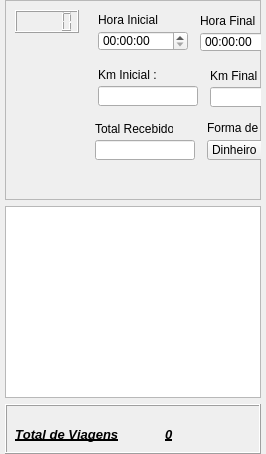
      <widget class="QWidget" name="tab_2">
       <attribute name="title">
        <string>Detalhamento de viagens</string>
       </attribute>
       <layout class="QVBoxLayout" name="verticalLayout_17">
        <property name="leftMargin">
         <number>5</number>
        </property>
        <property name="topMargin">
         <number>0</number>
        </property>
        <property name="rightMargin">
         <number>5</number>
        </property>
        <property name="bottomMargin">
         <number>0</number>
        </property>
        <item>
         <widget class="QFrame" name="frm_widger_entrega">
          <property name="minimumSize">
           <size>
            <width>0</width>
            <height>200</height>
           </size>
          </property>
          <property name="frameShape">
           <enum>QFrame::StyledPanel</enum>
          </property>
          <property name="frameShadow">
           <enum>QFrame::Raised</enum>
          </property>
          <widget class="QLCDNumber" name="lcdNumber">
           <property name="geometry">
            <rect>
             <x>10</x>
             <y>10</y>
             <width>64</width>
             <height>23</height>
            </rect>
           </property>
          </widget>
          <widget class="QWidget" name="layoutWidget">
           <property name="geometry">
            <rect>
             <x>450</x>
             <y>10</y>
             <width>310</width>
             <height>123</height>
            </rect>
           </property>
           <layout class="QHBoxLayout" name="horizontalLayout_12">
            <item>
             <layout class="QVBoxLayout" name="verticalLayout_25">
              <item>
               <widget class="QLabel" name="label_23">
                <property name="maximumSize">
                 <size>
                  <width>16777215</width>
                  <height>28</height>
                 </size>
                </property>
                <property name="text">
                 <string>Observações</string>
                </property>
                <property name="buddy">
                 <cstring>lanc_entrega_plain_obs</cstring>
                </property>
               </widget>
              </item>
              <item>
               <widget class="QPlainTextEdit" name="lanc_entrega_plain_obs">
                <property name="maximumSize">
                 <size>
                  <width>256</width>
                  <height>100</height>
                 </size>
                </property>
               </widget>
              </item>
             </layout>
            </item>
            <item>
             <layout class="QVBoxLayout" name="verticalLayout_31">
              <item>
               <widget class="QPushButton" name="lanc_entrega_bnt_add">
                <property name="toolTip">
                 <string>&lt;html&gt;&lt;head/&gt;&lt;body&gt;&lt;p&gt;Adicionar Entrega&lt;/p&gt;&lt;p&gt;&lt;br/&gt;&lt;/p&gt;&lt;/body&gt;&lt;/html&gt;</string>
                </property>
                <property name="text">
                 <string/>
                </property>
                <property name="icon">
                 <iconset resource="../../My-Finance-QtDesigner/src/resources/icons.qrc">
                  <normaloff>:/icons/adicionar.png</normaloff>:/icons/adicionar.png</iconset>
                </property>
                <property name="iconSize">
                 <size>
                  <width>30</width>
                  <height>30</height>
                 </size>
                </property>
                <property name="flat">
                 <bool>true</bool>
                </property>
               </widget>
              </item>
              <item>
               <widget class="QPushButton" name="lanc_entrega_bnt_delete">
                <property name="toolTip">
                 <string>&lt;html&gt;&lt;head/&gt;&lt;body&gt;&lt;p&gt;Excluir Entregas.&lt;/p&gt;&lt;/body&gt;&lt;/html&gt;</string>
                </property>
                <property name="text">
                 <string/>
                </property>
                <property name="icon">
                 <iconset resource="../../My-Finance-QtDesigner/src/resources/icons.qrc">
                  <normaloff>:/icons/excluir.png</normaloff>:/icons/excluir.png</iconset>
                </property>
                <property name="iconSize">
                 <size>
                  <width>30</width>
                  <height>30</height>
                 </size>
                </property>
                <property name="flat">
                 <bool>true</bool>
                </property>
               </widget>
              </item>
             </layout>
            </item>
           </layout>
          </widget>
          <widget class="QComboBox" name="lanc_entrega_combobox_tp_pagamento">
           <property name="geometry">
            <rect>
             <x>202</x>
             <y>140</y>
             <width>200</width>
             <height>20</height>
            </rect>
           </property>
           <property name="minimumSize">
            <size>
             <width>200</width>
             <height>20</height>
            </size>
           </property>
           <item>
            <property name="text">
             <string>Dinheiro</string>
            </property>
           </item>
           <item>
            <property name="text">
             <string>Crédito</string>
            </property>
           </item>
           <item>
            <property name="text">
             <string>Débito</string>
            </property>
           </item>
           <item>
            <property name="text">
             <string>Pix</string>
            </property>
           </item>
           <item>
            <property name="text">
             <string>Aplicativo</string>
            </property>
           </item>
           <item>
            <property name="text">
             <string>Pendente de Pagamento</string>
            </property>
           </item>
           <item>
            <property name="text">
             <string>Outros</string>
            </property>
           </item>
          </widget>
          <widget class="QLabel" name="label_13">
           <property name="geometry">
            <rect>
             <x>202</x>
             <y>120</y>
             <width>191</width>
             <height>16</height>
            </rect>
           </property>
           <property name="text">
            <string>Forma de Pagamento :</string>
           </property>
           <property name="buddy">
            <cstring>lanc_entrega_combobox_tp_pagamento</cstring>
           </property>
          </widget>
          <widget class="QTimeEdit" name="lanc_entrega_time_hora_inicial_2">
           <property name="geometry">
            <rect>
             <x>93</x>
             <y>31</y>
             <width>90</width>
             <height>20</height>
            </rect>
           </property>
           <property name="minimumSize">
            <size>
             <width>90</width>
             <height>20</height>
            </size>
           </property>
           <property name="maximumSize">
            <size>
             <width>90</width>
             <height>20</height>
            </size>
           </property>
          </widget>
          <widget class="QLabel" name="label_15">
           <property name="geometry">
            <rect>
             <x>93</x>
             <y>12</y>
             <width>60</width>
             <height>16</height>
            </rect>
           </property>
           <property name="text">
            <string>Hora Inicial :</string>
           </property>
           <property name="buddy">
            <cstring>lanc_entrega_time_hora_inicial_2</cstring>
           </property>
          </widget>
          <widget class="QTimeEdit" name="lanc_entrega_time_hora_final_2">
           <property name="geometry">
            <rect>
             <x>195</x>
             <y>32</y>
             <width>90</width>
             <height>20</height>
            </rect>
           </property>
           <property name="minimumSize">
            <size>
             <width>90</width>
             <height>20</height>
            </size>
           </property>
           <property name="maximumSize">
            <size>
             <width>90</width>
             <height>20</height>
            </size>
           </property>
          </widget>
          <widget class="QLabel" name="label_16">
           <property name="geometry">
            <rect>
             <x>195</x>
             <y>13</y>
             <width>55</width>
             <height>16</height>
            </rect>
           </property>
           <property name="text">
            <string>Hora Final :</string>
           </property>
           <property name="buddy">
            <cstring>lanc_entrega_time_hora_final_2</cstring>
           </property>
          </widget>
          <widget class="QLabel" name="label_17">
           <property name="geometry">
            <rect>
             <x>293</x>
             <y>13</y>
             <width>52</width>
             <height>16</height>
            </rect>
           </property>
           <property name="text">
            <string>QT Horas :</string>
           </property>
           <property name="buddy">
            <cstring>lanc_entrega_text_qt_horas_2</cstring>
           </property>
          </widget>
          <widget class="QLineEdit" name="lanc_entrega_text_qt_horas_2">
           <property name="geometry">
            <rect>
             <x>293</x>
             <y>32</y>
             <width>100</width>
             <height>20</height>
            </rect>
           </property>
           <property name="maximumSize">
            <size>
             <width>100</width>
             <height>16777215</height>
            </size>
           </property>
           <property name="readOnly">
            <bool>true</bool>
           </property>
          </widget>
          <widget class="QLineEdit" name="lanc_entrega_text_km_total_3">
           <property name="geometry">
            <rect>
             <x>313</x>
             <y>87</y>
             <width>100</width>
             <height>20</height>
            </rect>
           </property>
           <property name="maximumSize">
            <size>
             <width>100</width>
             <height>16777215</height>
            </size>
           </property>
          </widget>
          <widget class="QLabel" name="label_21">
           <property name="geometry">
            <rect>
             <x>313</x>
             <y>68</y>
             <width>101</width>
             <height>16</height>
            </rect>
           </property>
           <property name="text">
            <string>Total :</string>
           </property>
           <property name="buddy">
            <cstring>lanc_entrega_text_km_total_3</cstring>
           </property>
          </widget>
          <widget class="QLabel" name="label_19">
           <property name="geometry">
            <rect>
             <x>205</x>
             <y>68</y>
             <width>101</width>
             <height>16</height>
            </rect>
           </property>
           <property name="text">
            <string>Km Final :</string>
           </property>
           <property name="buddy">
            <cstring>lanc_entrega_text_km_final_2</cstring>
           </property>
          </widget>
          <widget class="QLineEdit" name="lanc_entrega_text_km_final_2">
           <property name="geometry">
            <rect>
             <x>205</x>
             <y>87</y>
             <width>100</width>
             <height>20</height>
            </rect>
           </property>
           <property name="maximumSize">
            <size>
             <width>100</width>
             <height>16777215</height>
            </size>
           </property>
          </widget>
          <widget class="QLabel" name="lbl_error_entregas">
           <property name="geometry">
            <rect>
             <x>80</x>
             <y>170</y>
             <width>312</width>
             <height>16</height>
            </rect>
           </property>
           <property name="styleSheet">
            <string notr="true">color: rgb(255, 0, 0);</string>
           </property>
           <property name="text">
            <string/>
           </property>
           <property name="wordWrap">
            <bool>true</bool>
           </property>
          </widget>
          <widget class="QLabel" name="label_22">
           <property name="geometry">
            <rect>
             <x>90</x>
             <y>121</y>
             <width>78</width>
             <height>16</height>
            </rect>
           </property>
           <property name="text">
            <string>Total Recebido :</string>
           </property>
           <property name="buddy">
            <cstring>lanc_entrega_text_total_recebido</cstring>
           </property>
          </widget>
          <widget class="QLineEdit" name="lanc_entrega_text_total_recebido">
           <property name="geometry">
            <rect>
             <x>90</x>
             <y>140</y>
             <width>100</width>
             <height>20</height>
            </rect>
           </property>
           <property name="maximumSize">
            <size>
             <width>100</width>
             <height>20</height>
            </size>
           </property>
          </widget>
          <widget class="QLineEdit" name="lanc_entrega_text_km_inicial_3">
           <property name="geometry">
            <rect>
             <x>93</x>
             <y>86</y>
             <width>100</width>
             <height>20</height>
            </rect>
           </property>
           <property name="maximumSize">
            <size>
             <width>100</width>
             <height>16777215</height>
            </size>
           </property>
          </widget>
          <widget class="QLabel" name="label_18">
           <property name="geometry">
            <rect>
             <x>93</x>
             <y>67</y>
             <width>91</width>
             <height>16</height>
            </rect>
           </property>
           <property name="text">
            <string>Km Inicial :</string>
           </property>
           <property name="buddy">
            <cstring>lanc_entrega_text_km_inicial_3</cstring>
           </property>
          </widget>
         </widget>
        </item>
        <item>
         <widget class="QTableView" name="tableView_2">
          <property name="frameShape">
           <enum>QFrame::StyledPanel</enum>
          </property>
          <property name="frameShadow">
           <enum>QFrame::Sunken</enum>
          </property>
          <property name="selectionBehavior">
           <enum>QAbstractItemView::SelectRows</enum>
          </property>
         </widget>
        </item>
        <item>
         <widget class="QFrame" name="frame_4">
          <property name="minimumSize">
           <size>
            <width>0</width>
            <height>50</height>
           </size>
          </property>
          <property name="font">
           <font>
            <pointsize>10</pointsize>
            <weight>75</weight>
            <italic>true</italic>
            <bold>true</bold>
            <underline>true</underline>
            <strikeout>false</strikeout>
            <stylestrategy>PreferDefault</stylestrategy>
            <kerning>false</kerning>
           </font>
          </property>
          <property name="focusPolicy">
           <enum>Qt::TabFocus</enum>
          </property>
          <property name="frameShape">
           <enum>QFrame::Box</enum>
          </property>
          <property name="frameShadow">
           <enum>QFrame::Raised</enum>
          </property>
          <widget class="QWidget" name="">
           <property name="geometry">
            <rect>
             <x>10</x>
             <y>20</y>
             <width>891</width>
             <height>20</height>
            </rect>
           </property>
           <layout class="QHBoxLayout" name="horizontalLayout_22">
            <item>
             <layout class="QHBoxLayout" name="horizontalLayout_19">
              <item>
               <widget class="QLabel" name="label_37">
                <property name="text">
                 <string>Total de Viagens</string>
                </property>
               </widget>
              </item>
              <item>
               <widget class="QLabel" name="lbl_total_viagens_detalhamento">
                <property name="text">
                 <string>0</string>
                </property>
               </widget>
              </item>
             </layout>
            </item>
            <item>
             <layout class="QHBoxLayout" name="horizontalLayout_21">
              <item>
               <widget class="QLabel" name="label_35">
                <property name="text">
                 <string>Média de Valor recebido :</string>
                </property>
               </widget>
              </item>
              <item>
               <widget class="QLabel" name="lbl_media_vlr_recebido_detalhamento">
                <property name="text">
                 <string>0</string>
                </property>
               </widget>
              </item>
             </layout>
            </item>
            <item>
             <layout class="QHBoxLayout" name="horizontalLayout_20">
              <item>
               <widget class="QLabel" name="label_33">
                <property name="text">
                 <string>Total Recebido :</string>
                </property>
               </widget>
              </item>
              <item>
               <widget class="QLabel" name="lbl_total_recebido_detalhamento">
                <property name="text">
                 <string>0</string>
                </property>
               </widget>
              </item>
             </layout>
            </item>
           </layout>
          </widget>
         </widget>
        </item>
       </layout>
      </widget>
